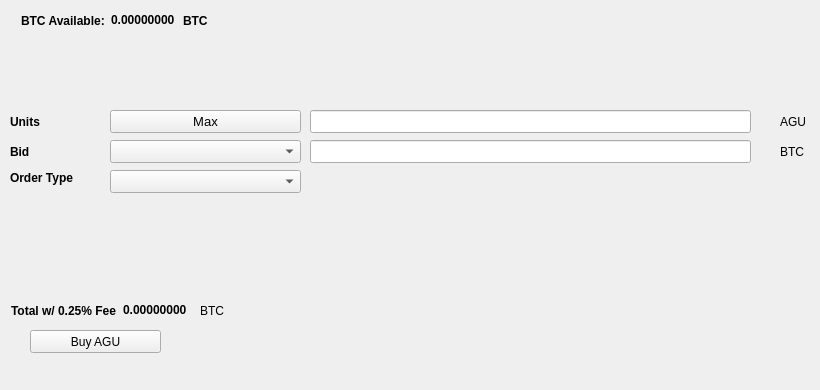
   <widget class="QWidget" name="BuyTab">
    <attribute name="title">
     <string>Buy</string>
    </attribute>
    <widget class="QPushButton" name="BuyAGU">
     <property name="geometry">
      <rect>
       <x>30</x>
       <y>330</y>
       <width>131</width>
       <height>23</height>
      </rect>
     </property>
     <property name="text">
      <string>Buy AGU</string>
     </property>
     <property name="icon">
      <iconset resource="../agouti.qrc">
       <normaloff>:/icons/bitcoin</normaloff>:/icons/bitcoin</iconset>
     </property>
    </widget>
    <widget class="QLabel" name="label_3">
     <property name="geometry">
      <rect>
       <x>10</x>
       <y>110</y>
       <width>46</width>
       <height>23</height>
      </rect>
     </property>
     <property name="font">
      <font>
       <weight>75</weight>
       <bold>true</bold>
      </font>
     </property>
     <property name="text">
      <string>Units</string>
     </property>
    </widget>
    <widget class="QLineEdit" name="UnitsInput">
     <property name="geometry">
      <rect>
       <x>310</x>
       <y>110</y>
       <width>441</width>
       <height>23</height>
      </rect>
     </property>
     <property name="font">
      <font>
       <pointsize>9</pointsize>
       <weight>75</weight>
       <bold>true</bold>
      </font>
     </property>
    </widget>
    <widget class="QLineEdit" name="BuyBidPriceEdit">
     <property name="geometry">
      <rect>
       <x>310</x>
       <y>140</y>
       <width>441</width>
       <height>23</height>
      </rect>
     </property>
     <property name="font">
      <font>
       <pointsize>9</pointsize>
       <weight>75</weight>
       <bold>true</bold>
      </font>
     </property>
    </widget>
    <widget class="QLabel" name="label_4">
     <property name="geometry">
      <rect>
       <x>780</x>
       <y>110</y>
       <width>31</width>
       <height>23</height>
      </rect>
     </property>
     <property name="text">
      <string>AGU</string>
     </property>
    </widget>
    <widget class="QLabel" name="label_5">
     <property name="geometry">
      <rect>
       <x>780</x>
       <y>140</y>
       <width>31</width>
       <height>23</height>
      </rect>
     </property>
     <property name="text">
      <string>BTC</string>
     </property>
    </widget>
    <widget class="QLabel" name="label_6">
     <property name="geometry">
      <rect>
       <x>10</x>
       <y>140</y>
       <width>46</width>
       <height>23</height>
      </rect>
     </property>
     <property name="font">
      <font>
       <weight>75</weight>
       <bold>true</bold>
      </font>
     </property>
     <property name="text">
      <string>Bid</string>
     </property>
    </widget>
    <widget class="QLabel" name="label_7">
     <property name="geometry">
      <rect>
       <x>10</x>
       <y>170</y>
       <width>91</width>
       <height>16</height>
      </rect>
     </property>
     <property name="font">
      <font>
       <weight>75</weight>
       <bold>true</bold>
      </font>
     </property>
     <property name="text">
      <string>Order Type</string>
     </property>
    </widget>
    <widget class="QPushButton" name="Buy_Max_Amount">
     <property name="geometry">
      <rect>
       <x>110</x>
       <y>110</y>
       <width>191</width>
       <height>23</height>
      </rect>
     </property>
     <property name="font">
      <font>
       <pointsize>10</pointsize>
      </font>
     </property>
     <property name="text">
      <string>Max</string>
     </property>
    </widget>
    <widget class="QComboBox" name="BuyBidcomboBox">
     <property name="geometry">
      <rect>
       <x>110</x>
       <y>140</y>
       <width>191</width>
       <height>23</height>
      </rect>
     </property>
     <property name="font">
      <font>
       <pointsize>10</pointsize>
      </font>
     </property>
    </widget>
    <widget class="QComboBox" name="buyOrdertypeCombo">
     <property name="geometry">
      <rect>
       <x>110</x>
       <y>170</y>
       <width>191</width>
       <height>23</height>
      </rect>
     </property>
     <property name="font">
      <font>
       <pointsize>10</pointsize>
      </font>
     </property>
    </widget>
    <widget class="QWidget" name="layoutWidget1">
     <property name="geometry">
      <rect>
       <x>21</x>
       <y>11</y>
       <width>227</width>
       <height>19</height>
      </rect>
     </property>
     <layout class="QHBoxLayout" name="horizontalLayout_3">
      <item>
       <widget class="QLabel" name="label232">
        <property name="font">
         <font>
          <weight>75</weight>
          <bold>true</bold>
         </font>
        </property>
        <property name="text">
         <string>BTC Available:</string>
        </property>
       </widget>
      </item>
      <item>
       <widget class="QLabel" name="BtcAvailableLbl">
        <property name="palette">
         <palette>
          <active>
           <colorrole role="WindowText">
            <brush brushstyle="SolidPattern">
             <color alpha="255">
              <red>0</red>
              <green>0</green>
              <blue>0</blue>
             </color>
            </brush>
           </colorrole>
           <colorrole role="Button">
            <brush brushstyle="SolidPattern">
             <color alpha="255">
              <red>0</red>
              <green>170</green>
              <blue>0</blue>
             </color>
            </brush>
           </colorrole>
           <colorrole role="Light">
            <brush brushstyle="SolidPattern">
             <color alpha="255">
              <red>0</red>
              <green>255</green>
              <blue>0</blue>
             </color>
            </brush>
           </colorrole>
           <colorrole role="Midlight">
            <brush brushstyle="SolidPattern">
             <color alpha="255">
              <red>0</red>
              <green>212</green>
              <blue>0</blue>
             </color>
            </brush>
           </colorrole>
           <colorrole role="Dark">
            <brush brushstyle="SolidPattern">
             <color alpha="255">
              <red>0</red>
              <green>85</green>
              <blue>0</blue>
             </color>
            </brush>
           </colorrole>
           <colorrole role="Mid">
            <brush brushstyle="SolidPattern">
             <color alpha="255">
              <red>0</red>
              <green>113</green>
              <blue>0</blue>
             </color>
            </brush>
           </colorrole>
           <colorrole role="Text">
            <brush brushstyle="SolidPattern">
             <color alpha="255">
              <red>0</red>
              <green>170</green>
              <blue>0</blue>
             </color>
            </brush>
           </colorrole>
           <colorrole role="BrightText">
            <brush brushstyle="SolidPattern">
             <color alpha="255">
              <red>255</red>
              <green>255</green>
              <blue>255</blue>
             </color>
            </brush>
           </colorrole>
           <colorrole role="ButtonText">
            <brush brushstyle="SolidPattern">
             <color alpha="255">
              <red>0</red>
              <green>0</green>
              <blue>0</blue>
             </color>
            </brush>
           </colorrole>
           <colorrole role="Base">
            <brush brushstyle="SolidPattern">
             <color alpha="255">
              <red>255</red>
              <green>255</green>
              <blue>255</blue>
             </color>
            </brush>
           </colorrole>
           <colorrole role="Window">
            <brush brushstyle="SolidPattern">
             <color alpha="255">
              <red>0</red>
              <green>170</green>
              <blue>0</blue>
             </color>
            </brush>
           </colorrole>
           <colorrole role="Shadow">
            <brush brushstyle="SolidPattern">
             <color alpha="255">
              <red>0</red>
              <green>0</green>
              <blue>0</blue>
             </color>
            </brush>
           </colorrole>
           <colorrole role="AlternateBase">
            <brush brushstyle="SolidPattern">
             <color alpha="255">
              <red>127</red>
              <green>212</green>
              <blue>127</blue>
             </color>
            </brush>
           </colorrole>
           <colorrole role="ToolTipBase">
            <brush brushstyle="SolidPattern">
             <color alpha="255">
              <red>255</red>
              <green>255</green>
              <blue>220</blue>
             </color>
            </brush>
           </colorrole>
           <colorrole role="ToolTipText">
            <brush brushstyle="SolidPattern">
             <color alpha="255">
              <red>0</red>
              <green>0</green>
              <blue>0</blue>
             </color>
            </brush>
           </colorrole>
          </active>
          <inactive>
           <colorrole role="WindowText">
            <brush brushstyle="SolidPattern">
             <color alpha="255">
              <red>0</red>
              <green>0</green>
              <blue>0</blue>
             </color>
            </brush>
           </colorrole>
           <colorrole role="Button">
            <brush brushstyle="SolidPattern">
             <color alpha="255">
              <red>0</red>
              <green>170</green>
              <blue>0</blue>
             </color>
            </brush>
           </colorrole>
           <colorrole role="Light">
            <brush brushstyle="SolidPattern">
             <color alpha="255">
              <red>0</red>
              <green>255</green>
              <blue>0</blue>
             </color>
            </brush>
           </colorrole>
           <colorrole role="Midlight">
            <brush brushstyle="SolidPattern">
             <color alpha="255">
              <red>0</red>
              <green>212</green>
              <blue>0</blue>
             </color>
            </brush>
           </colorrole>
           <colorrole role="Dark">
            <brush brushstyle="SolidPattern">
             <color alpha="255">
              <red>0</red>
              <green>85</green>
              <blue>0</blue>
             </color>
            </brush>
           </colorrole>
           <colorrole role="Mid">
            <brush brushstyle="SolidPattern">
             <color alpha="255">
              <red>0</red>
              <green>113</green>
              <blue>0</blue>
             </color>
            </brush>
           </colorrole>
           <colorrole role="Text">
            <brush brushstyle="SolidPattern">
             <color alpha="255">
              <red>0</red>
              <green>170</green>
              <blue>0</blue>
             </color>
            </brush>
           </colorrole>
           <colorrole role="BrightText">
            <brush brushstyle="SolidPattern">
             <color alpha="255">
              <red>255</red>
              <green>255</green>
              <blue>255</blue>
             </color>
            </brush>
           </colorrole>
           <colorrole role="ButtonText">
            <brush brushstyle="SolidPattern">
             <color alpha="255">
              <red>0</red>
              <green>0</green>
              <blue>0</blue>
             </color>
            </brush>
           </colorrole>
           <colorrole role="Base">
            <brush brushstyle="SolidPattern">
             <color alpha="255">
              <red>255</red>
              <green>255</green>
              <blue>255</blue>
             </color>
            </brush>
           </colorrole>
           <colorrole role="Window">
            <brush brushstyle="SolidPattern">
             <color alpha="255">
              <red>0</red>
              <green>170</green>
              <blue>0</blue>
             </color>
            </brush>
           </colorrole>
           <colorrole role="Shadow">
            <brush brushstyle="SolidPattern">
             <color alpha="255">
              <red>0</red>
              <green>0</green>
              <blue>0</blue>
             </color>
            </brush>
           </colorrole>
           <colorrole role="AlternateBase">
            <brush brushstyle="SolidPattern">
             <color alpha="255">
              <red>127</red>
              <green>212</green>
              <blue>127</blue>
             </color>
            </brush>
           </colorrole>
           <colorrole role="ToolTipBase">
            <brush brushstyle="SolidPattern">
             <color alpha="255">
              <red>255</red>
              <green>255</green>
              <blue>220</blue>
             </color>
            </brush>
           </colorrole>
           <colorrole role="ToolTipText">
            <brush brushstyle="SolidPattern">
             <color alpha="255">
              <red>0</red>
              <green>0</green>
              <blue>0</blue>
             </color>
            </brush>
           </colorrole>
          </inactive>
          <disabled>
           <colorrole role="WindowText">
            <brush brushstyle="SolidPattern">
             <color alpha="255">
              <red>0</red>
              <green>85</green>
              <blue>0</blue>
             </color>
            </brush>
           </colorrole>
           <colorrole role="Button">
            <brush brushstyle="SolidPattern">
             <color alpha="255">
              <red>0</red>
              <green>170</green>
              <blue>0</blue>
             </color>
            </brush>
           </colorrole>
           <colorrole role="Light">
            <brush brushstyle="SolidPattern">
             <color alpha="255">
              <red>0</red>
              <green>255</green>
              <blue>0</blue>
             </color>
            </brush>
           </colorrole>
           <colorrole role="Midlight">
            <brush brushstyle="SolidPattern">
             <color alpha="255">
              <red>0</red>
              <green>212</green>
              <blue>0</blue>
             </color>
            </brush>
           </colorrole>
           <colorrole role="Dark">
            <brush brushstyle="SolidPattern">
             <color alpha="255">
              <red>0</red>
              <green>85</green>
              <blue>0</blue>
             </color>
            </brush>
           </colorrole>
           <colorrole role="Mid">
            <brush brushstyle="SolidPattern">
             <color alpha="255">
              <red>0</red>
              <green>113</green>
              <blue>0</blue>
             </color>
            </brush>
           </colorrole>
           <colorrole role="Text">
            <brush brushstyle="SolidPattern">
             <color alpha="255">
              <red>0</red>
              <green>85</green>
              <blue>0</blue>
             </color>
            </brush>
           </colorrole>
           <colorrole role="BrightText">
            <brush brushstyle="SolidPattern">
             <color alpha="255">
              <red>255</red>
              <green>255</green>
              <blue>255</blue>
             </color>
            </brush>
           </colorrole>
           <colorrole role="ButtonText">
            <brush brushstyle="SolidPattern">
             <color alpha="255">
              <red>0</red>
              <green>85</green>
              <blue>0</blue>
             </color>
            </brush>
           </colorrole>
           <colorrole role="Base">
            <brush brushstyle="SolidPattern">
             <color alpha="255">
              <red>0</red>
              <green>170</green>
              <blue>0</blue>
             </color>
            </brush>
           </colorrole>
           <colorrole role="Window">
            <brush brushstyle="SolidPattern">
             <color alpha="255">
              <red>0</red>
              <green>170</green>
              <blue>0</blue>
             </color>
            </brush>
           </colorrole>
           <colorrole role="Shadow">
            <brush brushstyle="SolidPattern">
             <color alpha="255">
              <red>0</red>
              <green>0</green>
              <blue>0</blue>
             </color>
            </brush>
           </colorrole>
           <colorrole role="AlternateBase">
            <brush brushstyle="SolidPattern">
             <color alpha="255">
              <red>0</red>
              <green>170</green>
              <blue>0</blue>
             </color>
            </brush>
           </colorrole>
           <colorrole role="ToolTipBase">
            <brush brushstyle="SolidPattern">
             <color alpha="255">
              <red>255</red>
              <green>255</green>
              <blue>220</blue>
             </color>
            </brush>
           </colorrole>
           <colorrole role="ToolTipText">
            <brush brushstyle="SolidPattern">
             <color alpha="255">
              <red>0</red>
              <green>0</green>
              <blue>0</blue>
             </color>
            </brush>
           </colorrole>
          </disabled>
         </palette>
        </property>
        <property name="font">
         <font>
          <weight>75</weight>
          <bold>true</bold>
         </font>
        </property>
        <property name="text">
         <string>0.00000000</string>
        </property>
        <property name="textInteractionFlags">
         <set>Qt::LinksAccessibleByMouse|Qt::TextSelectableByKeyboard|Qt::TextSelectableByMouse</set>
        </property>
       </widget>
      </item>
      <item>
       <widget class="QLabel" name="BtcAvailableLbl_2">
        <property name="font">
         <font>
          <weight>75</weight>
          <bold>true</bold>
         </font>
        </property>
        <property name="text">
         <string>BTC</string>
        </property>
       </widget>
      </item>
     </layout>
    </widget>
    <widget class="QWidget" name="layoutWidge2">
     <property name="geometry">
      <rect>
       <x>11</x>
       <y>301</y>
       <width>259</width>
       <height>19</height>
      </rect>
     </property>
     <layout class="QHBoxLayout" name="horizontalLayout_4">
      <item>
       <widget class="QLabel" name="label_9">
        <property name="font">
         <font>
          <weight>75</weight>
          <bold>true</bold>
         </font>
        </property>
        <property name="text">
         <string>Total w/ 0.25% Fee</string>
        </property>
       </widget>
      </item>
      <item>
       <widget class="QLabel" name="BuyCostLabel">
        <property name="palette">
         <palette>
          <active>
           <colorrole role="WindowText">
            <brush brushstyle="SolidPattern">
             <color alpha="255">
              <red>0</red>
              <green>0</green>
              <blue>0</blue>
             </color>
            </brush>
           </colorrole>
           <colorrole role="Button">
            <brush brushstyle="SolidPattern">
             <color alpha="255">
              <red>0</red>
              <green>170</green>
              <blue>0</blue>
             </color>
            </brush>
           </colorrole>
           <colorrole role="Light">
            <brush brushstyle="SolidPattern">
             <color alpha="255">
              <red>0</red>
              <green>255</green>
              <blue>0</blue>
             </color>
            </brush>
           </colorrole>
           <colorrole role="Midlight">
            <brush brushstyle="SolidPattern">
             <color alpha="255">
              <red>0</red>
              <green>212</green>
              <blue>0</blue>
             </color>
            </brush>
           </colorrole>
           <colorrole role="Dark">
            <brush brushstyle="SolidPattern">
             <color alpha="255">
              <red>0</red>
              <green>85</green>
              <blue>0</blue>
             </color>
            </brush>
           </colorrole>
           <colorrole role="Mid">
            <brush brushstyle="SolidPattern">
             <color alpha="255">
              <red>0</red>
              <green>113</green>
              <blue>0</blue>
             </color>
            </brush>
           </colorrole>
           <colorrole role="Text">
            <brush brushstyle="SolidPattern">
             <color alpha="255">
              <red>0</red>
              <green>170</green>
              <blue>0</blue>
             </color>
            </brush>
           </colorrole>
           <colorrole role="BrightText">
            <brush brushstyle="SolidPattern">
             <color alpha="255">
              <red>255</red>
              <green>255</green>
              <blue>255</blue>
             </color>
            </brush>
           </colorrole>
           <colorrole role="ButtonText">
            <brush brushstyle="SolidPattern">
             <color alpha="255">
              <red>0</red>
              <green>0</green>
              <blue>0</blue>
             </color>
            </brush>
           </colorrole>
           <colorrole role="Base">
            <brush brushstyle="SolidPattern">
             <color alpha="255">
              <red>255</red>
              <green>255</green>
              <blue>255</blue>
             </color>
            </brush>
           </colorrole>
           <colorrole role="Window">
            <brush brushstyle="SolidPattern">
             <color alpha="255">
              <red>0</red>
              <green>170</green>
              <blue>0</blue>
             </color>
            </brush>
           </colorrole>
           <colorrole role="Shadow">
            <brush brushstyle="SolidPattern">
             <color alpha="255">
              <red>0</red>
              <green>0</green>
              <blue>0</blue>
             </color>
            </brush>
           </colorrole>
           <colorrole role="AlternateBase">
            <brush brushstyle="SolidPattern">
             <color alpha="255">
              <red>127</red>
              <green>212</green>
              <blue>127</blue>
             </color>
            </brush>
           </colorrole>
           <colorrole role="ToolTipBase">
            <brush brushstyle="SolidPattern">
             <color alpha="255">
              <red>255</red>
              <green>255</green>
              <blue>220</blue>
             </color>
            </brush>
           </colorrole>
           <colorrole role="ToolTipText">
            <brush brushstyle="SolidPattern">
             <color alpha="255">
              <red>0</red>
              <green>0</green>
              <blue>0</blue>
             </color>
            </brush>
           </colorrole>
          </active>
          <inactive>
           <colorrole role="WindowText">
            <brush brushstyle="SolidPattern">
             <color alpha="255">
              <red>0</red>
              <green>0</green>
              <blue>0</blue>
             </color>
            </brush>
           </colorrole>
           <colorrole role="Button">
            <brush brushstyle="SolidPattern">
             <color alpha="255">
              <red>0</red>
              <green>170</green>
              <blue>0</blue>
             </color>
            </brush>
           </colorrole>
           <colorrole role="Light">
            <brush brushstyle="SolidPattern">
             <color alpha="255">
              <red>0</red>
              <green>255</green>
              <blue>0</blue>
             </color>
            </brush>
           </colorrole>
           <colorrole role="Midlight">
            <brush brushstyle="SolidPattern">
             <color alpha="255">
              <red>0</red>
              <green>212</green>
              <blue>0</blue>
             </color>
            </brush>
           </colorrole>
           <colorrole role="Dark">
            <brush brushstyle="SolidPattern">
             <color alpha="255">
              <red>0</red>
              <green>85</green>
              <blue>0</blue>
             </color>
            </brush>
           </colorrole>
           <colorrole role="Mid">
            <brush brushstyle="SolidPattern">
             <color alpha="255">
              <red>0</red>
              <green>113</green>
              <blue>0</blue>
             </color>
            </brush>
           </colorrole>
           <colorrole role="Text">
            <brush brushstyle="SolidPattern">
             <color alpha="255">
              <red>0</red>
              <green>170</green>
              <blue>0</blue>
             </color>
            </brush>
           </colorrole>
           <colorrole role="BrightText">
            <brush brushstyle="SolidPattern">
             <color alpha="255">
              <red>255</red>
              <green>255</green>
              <blue>255</blue>
             </color>
            </brush>
           </colorrole>
           <colorrole role="ButtonText">
            <brush brushstyle="SolidPattern">
             <color alpha="255">
              <red>0</red>
              <green>0</green>
              <blue>0</blue>
             </color>
            </brush>
           </colorrole>
           <colorrole role="Base">
            <brush brushstyle="SolidPattern">
             <color alpha="255">
              <red>255</red>
              <green>255</green>
              <blue>255</blue>
             </color>
            </brush>
           </colorrole>
           <colorrole role="Window">
            <brush brushstyle="SolidPattern">
             <color alpha="255">
              <red>0</red>
              <green>170</green>
              <blue>0</blue>
             </color>
            </brush>
           </colorrole>
           <colorrole role="Shadow">
            <brush brushstyle="SolidPattern">
             <color alpha="255">
              <red>0</red>
              <green>0</green>
              <blue>0</blue>
             </color>
            </brush>
           </colorrole>
           <colorrole role="AlternateBase">
            <brush brushstyle="SolidPattern">
             <color alpha="255">
              <red>127</red>
              <green>212</green>
              <blue>127</blue>
             </color>
            </brush>
           </colorrole>
           <colorrole role="ToolTipBase">
            <brush brushstyle="SolidPattern">
             <color alpha="255">
              <red>255</red>
              <green>255</green>
              <blue>220</blue>
             </color>
            </brush>
           </colorrole>
           <colorrole role="ToolTipText">
            <brush brushstyle="SolidPattern">
             <color alpha="255">
              <red>0</red>
              <green>0</green>
              <blue>0</blue>
             </color>
            </brush>
           </colorrole>
          </inactive>
          <disabled>
           <colorrole role="WindowText">
            <brush brushstyle="SolidPattern">
             <color alpha="255">
              <red>0</red>
              <green>85</green>
              <blue>0</blue>
             </color>
            </brush>
           </colorrole>
           <colorrole role="Button">
            <brush brushstyle="SolidPattern">
             <color alpha="255">
              <red>0</red>
              <green>170</green>
              <blue>0</blue>
             </color>
            </brush>
           </colorrole>
           <colorrole role="Light">
            <brush brushstyle="SolidPattern">
             <color alpha="255">
              <red>0</red>
              <green>255</green>
              <blue>0</blue>
             </color>
            </brush>
           </colorrole>
           <colorrole role="Midlight">
            <brush brushstyle="SolidPattern">
             <color alpha="255">
              <red>0</red>
              <green>212</green>
              <blue>0</blue>
             </color>
            </brush>
           </colorrole>
           <colorrole role="Dark">
            <brush brushstyle="SolidPattern">
             <color alpha="255">
              <red>0</red>
              <green>85</green>
              <blue>0</blue>
             </color>
            </brush>
           </colorrole>
           <colorrole role="Mid">
            <brush brushstyle="SolidPattern">
             <color alpha="255">
              <red>0</red>
              <green>113</green>
              <blue>0</blue>
             </color>
            </brush>
           </colorrole>
           <colorrole role="Text">
            <brush brushstyle="SolidPattern">
             <color alpha="255">
              <red>0</red>
              <green>85</green>
              <blue>0</blue>
             </color>
            </brush>
           </colorrole>
           <colorrole role="BrightText">
            <brush brushstyle="SolidPattern">
             <color alpha="255">
              <red>255</red>
              <green>255</green>
              <blue>255</blue>
             </color>
            </brush>
           </colorrole>
           <colorrole role="ButtonText">
            <brush brushstyle="SolidPattern">
             <color alpha="255">
              <red>0</red>
              <green>85</green>
              <blue>0</blue>
             </color>
            </brush>
           </colorrole>
           <colorrole role="Base">
            <brush brushstyle="SolidPattern">
             <color alpha="255">
              <red>0</red>
              <green>170</green>
              <blue>0</blue>
             </color>
            </brush>
           </colorrole>
           <colorrole role="Window">
            <brush brushstyle="SolidPattern">
             <color alpha="255">
              <red>0</red>
              <green>170</green>
              <blue>0</blue>
             </color>
            </brush>
           </colorrole>
           <colorrole role="Shadow">
            <brush brushstyle="SolidPattern">
             <color alpha="255">
              <red>0</red>
              <green>0</green>
              <blue>0</blue>
             </color>
            </brush>
           </colorrole>
           <colorrole role="AlternateBase">
            <brush brushstyle="SolidPattern">
             <color alpha="255">
              <red>0</red>
              <green>170</green>
              <blue>0</blue>
             </color>
            </brush>
           </colorrole>
           <colorrole role="ToolTipBase">
            <brush brushstyle="SolidPattern">
             <color alpha="255">
              <red>255</red>
              <green>255</green>
              <blue>220</blue>
             </color>
            </brush>
           </colorrole>
           <colorrole role="ToolTipText">
            <brush brushstyle="SolidPattern">
             <color alpha="255">
              <red>0</red>
              <green>0</green>
              <blue>0</blue>
             </color>
            </brush>
           </colorrole>
          </disabled>
         </palette>
        </property>
        <property name="font">
         <font>
          <weight>75</weight>
          <bold>true</bold>
         </font>
        </property>
        <property name="autoFillBackground">
         <bool>false</bool>
        </property>
        <property name="text">
         <string>0.00000000</string>
        </property>
        <property name="textInteractionFlags">
         <set>Qt::LinksAccessibleByMouse|Qt::TextSelectableByMouse</set>
        </property>
       </widget>
      </item>
      <item>
       <widget class="QLabel" name="label_10">
        <property name="font">
         <font>
          <weight>50</weight>
          <bold>false</bold>
         </font>
        </property>
        <property name="text">
         <string>BTC</string>
        </property>
       </widget>
      </item>
     </layout>
    </widget>
    <widget class="QLabel" name="label_24">
     <property name="geometry">
      <rect>
       <x>460</x>
       <y>300</y>
       <width>281</width>
       <height>81</height>
      </rect>
     </property>
     <property name="text">
      <string/>
     </property>
     <property name="pixmap">
      <pixmap>:/images/bittrex</pixmap>
     </property>
    </widget>
   </widget>
